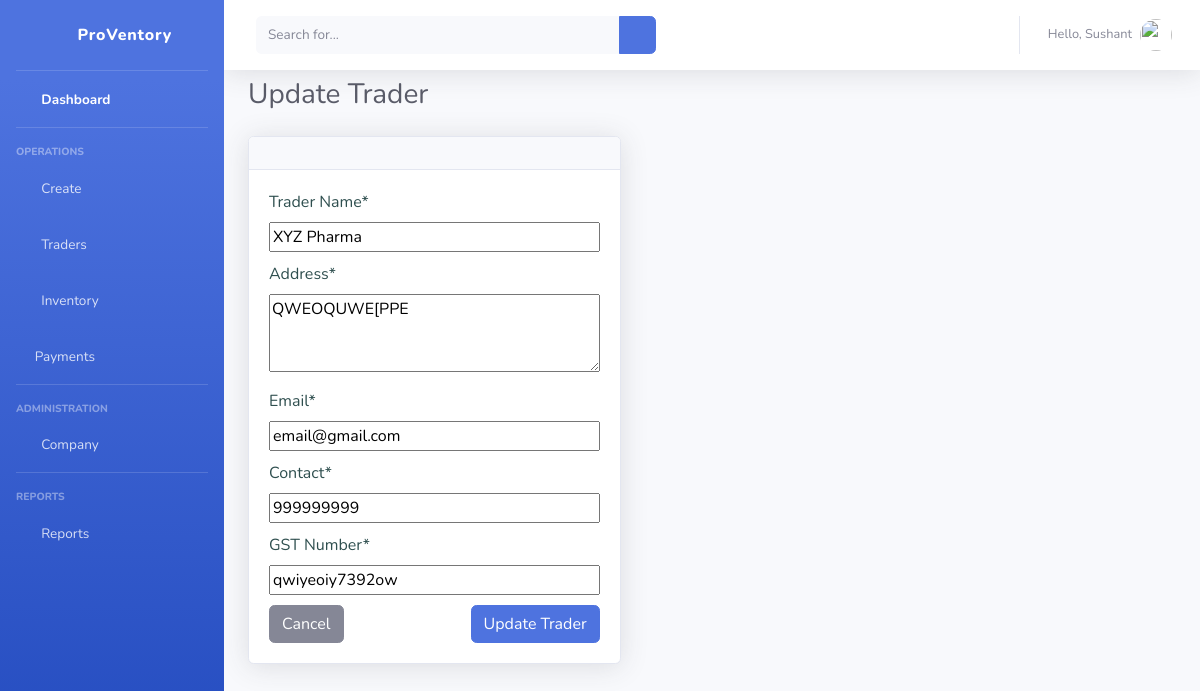
The app's page /trader/update/2 (signed in), older data.
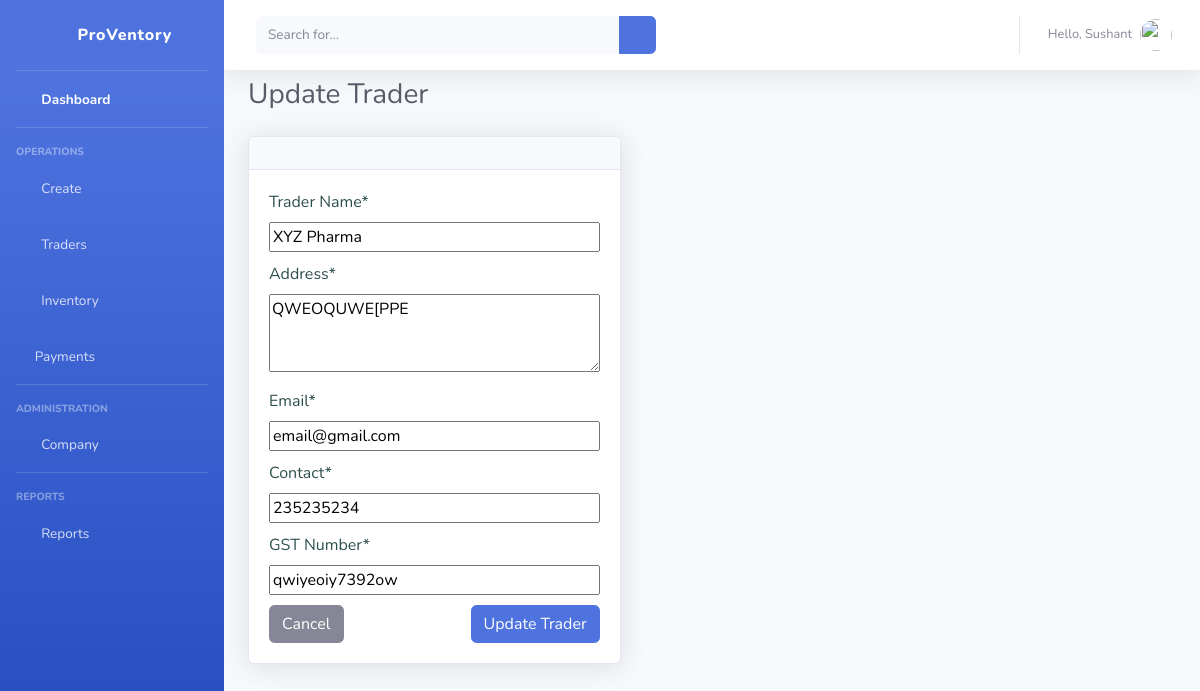
The same page, newer data.
### dashboard/models.py (models this page shows, shortened)
class Trader(models.Model):
    name = models.CharField(max_length=100, null=True)
    address = models.CharField(max_length=200, null=True)
    email = models.EmailField(null=True)
    contact = models.CharField(max_length=50, null=True)
    gstin = models.CharField(max_length=20, null=True)
    date_added = models.DateField(auto_now=True)

### dashboard/views.py (the view)
# urls.py: path('trader/update/<int:pk>', views.updateTrader, name='update-trader'),
@login_required(login_url='login')
def updateTrader(request, pk):
    pageTitle = "Trader | ProVentory - IMS"
    pageHeading = "Update Trader"
    createButtonText = ""
    trader = Trader.objects.get(id=pk)
    if request.method == "POST":
        form = TraderForm(request.POST, instance=trader)
        if form.is_valid():
            form.save()
            messages.success(request, "Trader updated successfully")
            return redirect('view-trader')
        else:
            if form.errors:
                for err in form.errors:
                    messages.error(request, cleanhtml(str(form.errors[err])))
    else:
        form = TraderForm(instance=trader)
    context = {
        "title": pageTitle,
        "heading": pageHeading,
        "createButtonText": createButtonText,
        "form": form,
    }
    return render(request, "dashboard/update-trader.html", context)

### templates/dashboard/update-trader.html (shortened to what this page needs)
{% extends 'partials/base.html' %}
{% load crispy_forms_tags %}
{% block pageheading %} {{ heading }} {% endblock %}
{%block content %}
{% if user.is_authenticated and user.is_staff %}
<div class="row">
    <div class="col-md-5">
        <div class="card shadow mb-4">
            <div class="card-header py-3">
            </div>
            <div class="card-body">
                <form method="POST">
                    {{ form|crispy }}
                    <span>
                        <a href="{% url 'view-trader' %}" class="btn btn-secondary"><span class="text">Cancel</span></a>
                        <input class="btn btn-primary float-right" type="submit" value="Update Trader">
                    </span>
                </form>
            </div>
        </div>
    </div>
</div>
{% endif %}
{% endblock %}

Row changes from the older to the newer data that the page shows:
changed Trader "XYZ Pharma": contact "999999999" → "235235234"
